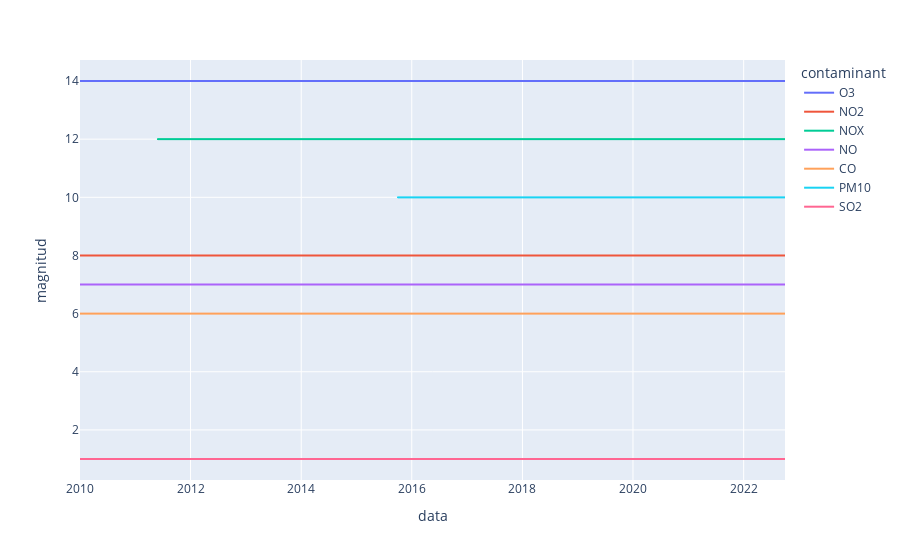

This figure's notebook cell:
### Code cell
fig = px.line(val_hebron, x="data", y="magnitud", color='contaminant')
fig.show()

### Figure 1 — Plotly figure (JSON) as saved in the notebook; plotly's stock layout.template omitted (floating-point values rounded to 4 significant figures; data arrays with more than 128 entries replaced by an {"elided": "..."} marker saying what was removed)
{"data": [{"hovertemplate": "contaminant=O3<br>data=%{x}<br>magnitud=%{y}<extra></extra>", "legendgroup": "O3", "line": {"color": "#636efa", "dash": "solid"}, "marker": {"symbol": "circle"}, "mode": "lines", "name": "O3", "showlegend": true, "type": "scattergl", "x": {"elided": "4585 str values"}, "xaxis": "x", "y": {"elided": "4585 int values"}, "yaxis": "y"}, {"hovertemplate": "contaminant=NO2<br>data=%{x}<br>magnitud=%{y}<extra></extra>", "legendgroup": "NO2", "line": {"color": "#EF553B", "dash": "solid"}, "marker": {"symbol": "circle"}, "mode": "lines", "name": "NO2", "showlegend": true, "type": "scattergl", "x": {"elided": "4612 str values"}, "xaxis": "x", "y": {"elided": "4612 int values"}, "yaxis": "y"}, {"hovertemplate": "contaminant=NOX<br>data=%{x}<br>magnitud=%{y}<extra></extra>", "legendgroup": "NOX", "line": {"color": "#00cc96", "dash": "solid"}, "marker": {"symbol": "circle"}, "mode": "lines", "name": "NOX", "showlegend": true, "type": "scattergl", "x": {"elided": "4121 str values"}, "xaxis": "x", "y": {"elided": "4121 int values"}, "yaxis": "y"}, {"hovertemplate": "contaminant=NO<br>data=%{x}<br>magnitud=%{y}<extra></extra>", "legendgroup": "NO", "line": {"color": "#ab63fa", "dash": "solid"}, "marker": {"symbol": "circle"}, "mode": "lines", "name": "NO", "showlegend": true, "type": "scattergl", "x": {"elided": "4634 str values"}, "xaxis": "x", "y": {"elided": "4634 int values"}, "yaxis": "y"}, {"hovertemplate": "contaminant=CO<br>data=%{x}<br>magnitud=%{y}<extra></extra>", "legendgroup": "CO", "line": {"color": "#FFA15A", "dash": "solid"}, "marker": {"symbol": "circle"}, "mode": "lines", "name": "CO", "showlegend": true, "type": "scattergl", "x": {"elided": "4547 str values"}, "xaxis": "x", "y": {"elided": "4547 int values"}, "yaxis": "y"}, {"hovertemplate": "contaminant=PM10<br>data=%{x}<br>magnitud=%{y}<extra></extra>", "legendgroup": "PM10", "line": {"color": "#19d3f3", "dash": "solid"}, "marker": {"symbol": "circle"}, "mode": "lines", "name": "PM10", "showlegend": true, "type": "scattergl", "x": {"elided": "2517 str values"}, "xaxis": "x", "y": {"elided": "2517 int values"}, "yaxis": "y"}, {"hovertemplate": "contaminant=SO2<br>data=%{x}<br>magnitud=%{y}<extra></extra>", "legendgroup": "SO2", "line": {"color": "#FF6692", "dash": "solid"}, "marker": {"symbol": "circle"}, "mode": "lines", "name": "SO2", "showlegend": true, "type": "scattergl", "x": {"elided": "4588 str values"}, "xaxis": "x", "y": {"elided": "4588 int values"}, "yaxis": "y"}], "layout": {"legend": {"title": {"text": "contaminant"}, "tracegroupgap": 0}, "margin": {"t": 60}, "xaxis": {"anchor": "y", "domain": [0, 1], "title": {"text": "data"}}, "yaxis": {"anchor": "x", "domain": [0, 1], "title": {"text": "magnitud"}}}}
